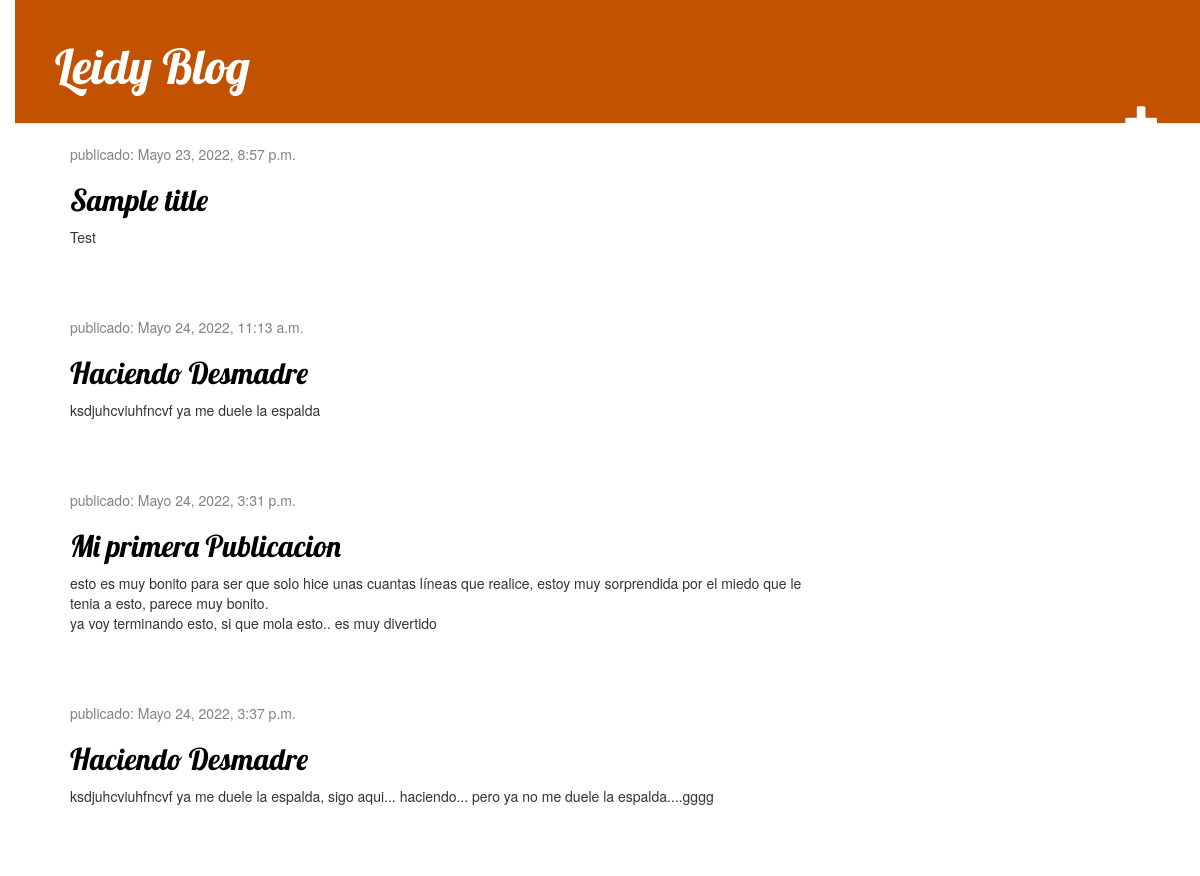
The app's page / (signed in) with its own data.
### blog/models.py (models this page shows, shortened)
class Post(models.Model):
    autor = models.ForeignKey(settings.AUTH_USER_MODEL, on_delete=models.CASCADE)
    titulo = models.CharField(max_length=200)
    texto = models.TextField()
    fecha_creacion = models.DateTimeField(default=timezone.now)
    fecha_publicacion = models.DateTimeField(blank=True, null=True)

### blog/views.py (the view)
# urls.py: path('', views.post_list, name='post_list'),
def post_list(request):
    posts = Post.objects.filter(fecha_publicacion__lte=timezone.now()).order_by('fecha_publicacion')
    return render(request, 'blog/post_list.html', {'posts':posts})

### blog/templates/blog/post_list.html
      {% extends 'blog/base.html' %}
        {% block content %}
            {% for post in posts %}
                <div class="post">
                    <div class="date">
                        <p>publicado: {{ post.fecha_publicacion }}</p>
                    </div>
                    <h2><a href="{% url 'post_detail' pk=post.pk %}">{{ post.titulo}}</a></h2>
                    <p>{{ post.texto|linebreaksbr }}</p>
                </div>
            {% endfor %}
        {% endblock %}

### blog/static/css/blog.css (style rules this page uses)
h1 a, h2 a { color: #C25100; font-family: 'Lobster'; }
body { padding-left: 15px; }
h1, h2, h3, h4 { font-family: 'Lobster', cursive; }
.date { color: #828282; }
.post { margin-bottom: 70px; }
.post h2 a, .post h2 a:visited { color: #000000; }

### records on screen
Post: fecha_publicacion "Mayo 23, 2022, 8:57 p.m.", titulo "Sample title", texto "Test"
Post: fecha_publicacion "Mayo 24, 2022, 11:13 a.m.", titulo "Haciendo Desmadre", texto "ksdjuhcviuhfncvf ya me duele la espalda"
Post: fecha_publicacion "Mayo 24, 2022, 3:31 p.m.", titulo "Mi primera Publicacion", texto "esto es muy bonito para ser que solo hice unas cuantas líneas que realice, estoy muy sorprendida por el miedo que le tenia a esto, parece muy bonito. ya voy terminando esto, si que mola esto.. es muy divertido"
Post: fecha_publicacion "Mayo 24, 2022, 3:37 p.m.", titulo "Haciendo Desmadre", texto "ksdjuhcviuhfncvf ya me duele la espalda, sigo aqui... haciendo... pero ya no me duele la espalda....gggg"
